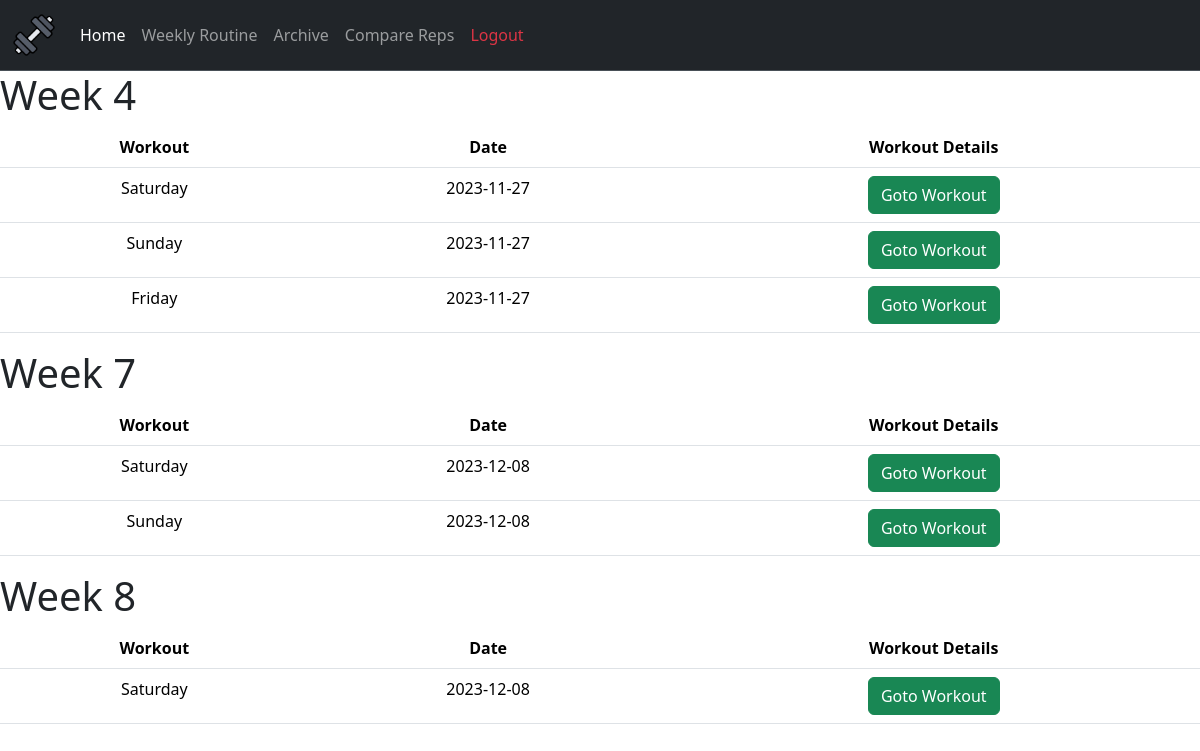
The app's page /archive (signed in), older data.
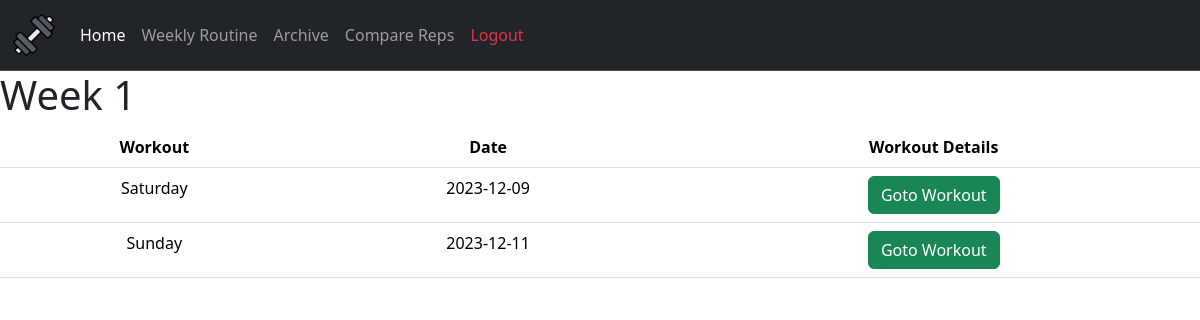
The same page, newer data.
### webapp/tables.py (models this page shows)
class Workout(db.Model):
    id = db.Column(db.Integer, primary_key = True)
    date = db.Column(db.String(10), default = func.current_date())
    day = db.Column(db.String(12), nullable = False)
    week = db.Column(db.String(150))
    user_id = db.Column(db.Integer, db.ForeignKey('user.id'))
    workout_number = db.Column(db.Integer, nullable=False, unique=False)

### webapp/routes.py (the view)
@routes.route("/archive")
@login_required
def archive():
    workouts = db.session.query(Workout).filter_by(user_id = current_user.id).all()
    weeks = db.session.query(Workout.week).filter_by(user_id = current_user.id).distinct().all()
    weeks = [week[0] for week in weeks]
    return render_template("archive.html", workouts = workouts, weeks = weeks)

### webapp/templates/archive.html (shortened to what this page needs)
{% extends "layout.html" %}
{% block main %}
<div class="containter-fluid fs-6">
    {% for week in weeks %}
    <h1>Week {{ week }}</h1>
    <table class="table text-sm-center">
        <thead>
            <tr>
                <th scope="col">Workout</th>
                <th scope="col">Date</th>
                <th scope="col">Workout Details</th>
            </tr>
        </thead>
        {% for workout in workouts %}
        {% if workout.week  ==  week %}
        <tr>
            <td>{{ workout.day }}</td>
            <td>{{ workout.date }}</td>
            <td><a href="workout/{{ workout.id }}"><button class="btn btn-success">Goto Workout</button></a></td>
        </tr>
        {% endif %}
        {% endfor %}
    </table>
    {% endfor %}
</div>
{% endblock %}

Row changes from the older to the newer data that the page shows:
removed Workout: day "Saturday", date "2023-11-27", shown under "4"
removed Workout: day "Sunday", date "2023-11-27", shown under "4"
removed Workout: day "Friday", date "2023-11-27", shown under "4"
removed Workout: day "Saturday", date "2023-12-08", shown under "7"
removed Workout: day "Sunday", date "2023-12-08", shown under "7"
removed Workout: day "Saturday", date "2023-12-08", shown under "8"
now on this page (row edited): Workout: day "Saturday", date "2023-12-09", shown under "1"
now on this page (row edited): Workout: day "Sunday", date "2023-12-11", shown under "1"
Text that changed along with them:
new list line: "Week 1 Workout Date Workout Details"
list line gone: "Week 4 Workout Date Workout Details"
list line gone: "Week 7 Workout Date Workout Details"
list line gone: "Week 8 Workout Date Workout Details"
